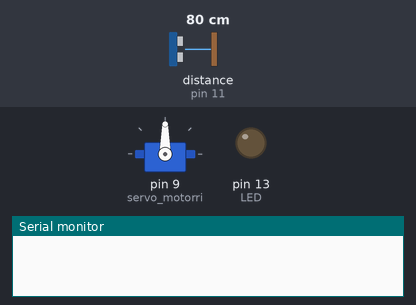
This sketch was run on a simulated Arduino Uno, built with avr-gcc and run on an emulated ATmega328P. Parts: servo, output pins drawn as LEDs (lit = HIGH), the last lines printed to the serial monitor. Wiring (inferred from the names in the program): ultrasonic range finder: trigger pin 10; echo pin 11. The test bench sets the inputs (shaded band); at power-on: distance to the obstacle (sensor on pin 11) 80 cm. The echo pulse lasts 58.3 µs per cm; EEPROM starts erased; pins used as bus, display or sensor lines are not drawn.

Above: at 1.2 s.
1.3 s: distance to the obstacle (sensor on pin 11) set to 24 cm
2.8 s: distance to the obstacle (sensor on pin 11) set to 19 cm
At 5.1 s:
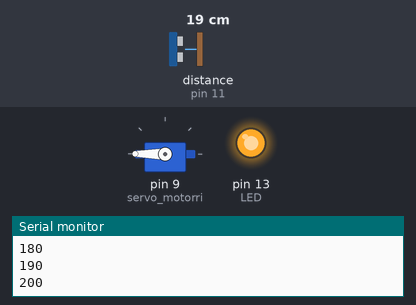
5.8 s: distance to the obstacle (sensor on pin 11) set to 35 cm
At 7.6 s:
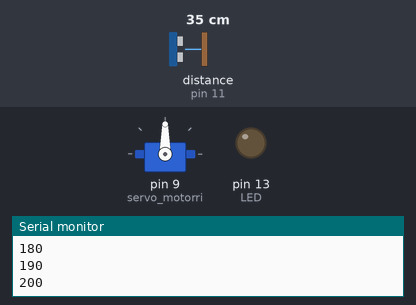
8.4 s: distance to the obstacle (sensor on pin 11) set to 2 cm
At 8.55 s:
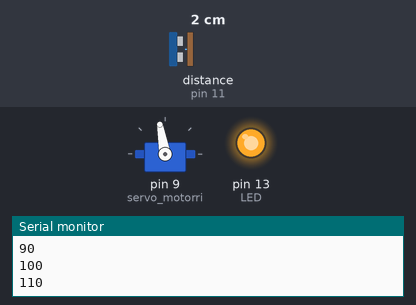
Timing chart, 0 to 11.4 s (numbered marks = the images above; inputs shaded):
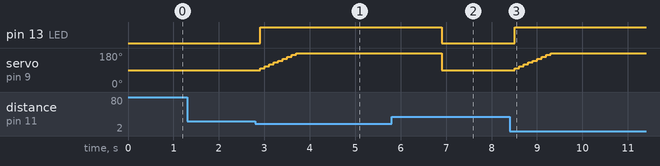

The sketch:

Simulation_of_the_operation_of_railway_barriers_with_Arduino.ino
```cpp
#include <EEPROM.h>
#include <Servo.h>


Servo servo_motorri;  // inicializimi i servo motorrit.


const int trig1 = 10; //Inicializmi i TrigPin te senzorit.
const int echo1 = 11; //Inicializmimi i EchoPin te senzorit.

long matja;
int distanca;

const int LED=13; //inicializimi i LED drites se kuqe (Semaforit).


void setup() {
  servo_motorri.attach(9);


  pinMode(trig1, OUTPUT);
  pinMode(echo1, INPUT);      // Inicializmi i porteve te servo-motorrit.
  Serial.begin(9600);
  pinMode(LED,OUTPUT);
}

void loop() {


  digitalWrite(trig1, LOW);
  delayMicroseconds(2);
  digitalWrite(trig1, HIGH);
  delayMicroseconds(10);
  digitalWrite(trig1, LOW);

  matja = pulseIn(echo1, HIGH);
  distanca = (0.034 * matja) / 2;

  if (distanca <= 20) {
    int vlera1 = EEPROM.read(111);  // Vlera e kendit te sero motorrit pasi te detektohet objekti nga sensori.
    Serial.println(vlera1);


    int angle = vlera1;

    while (angle != 200) {        // kushti perderisa kendi i servo motorrit nuk eshte konstant.
      servo_motorri.write (angle);
      angle = angle + 10;
      Serial.println(angle);
      delay (100);                // koha e uljes se Barrieres.
      digitalWrite(LED,HIGH);     //Semafori ON!
    }


    if(EEPROM.read(111) < 170){

      EEPROM.write(111, angle);
      delay (3000);            // Koha e ndritjes se Barrieres.

    }

  }
  else {
    servo_motorri.write(90);  //shkalla se sa leviz servomotorri
    EEPROM.write(111, 90);
    digitalWrite(LED,LOW); //semafori OFF.
  }


}
```

Measured:
- the behaviour switches between 22 and 21 cm on distance to the obstacle (sensor on pin 11) (found by bisection; images 0 and 1)
- after the input at 1.3 s, every drawn part: stays the same
- after the input at 2.8 s, pin 13 (LED): LOW → HIGH after 0.11 s; servo on pin 9 (servo_motorri): moves from 90° to 180° over 0.80 s, starting after 0.11 s
- after the input at 5.8 s, pin 13 (LED): HIGH → LOW after 1.1 s; servo on pin 9 (servo_motorri): 180° → 90° after 1.1 s
- after the input at 8.4 s, pin 13 (LED): LOW → HIGH after 0.11 s; servo on pin 9 (servo_motorri): moves from 90° to 180° over 0.80 s, starting after 0.11 s
